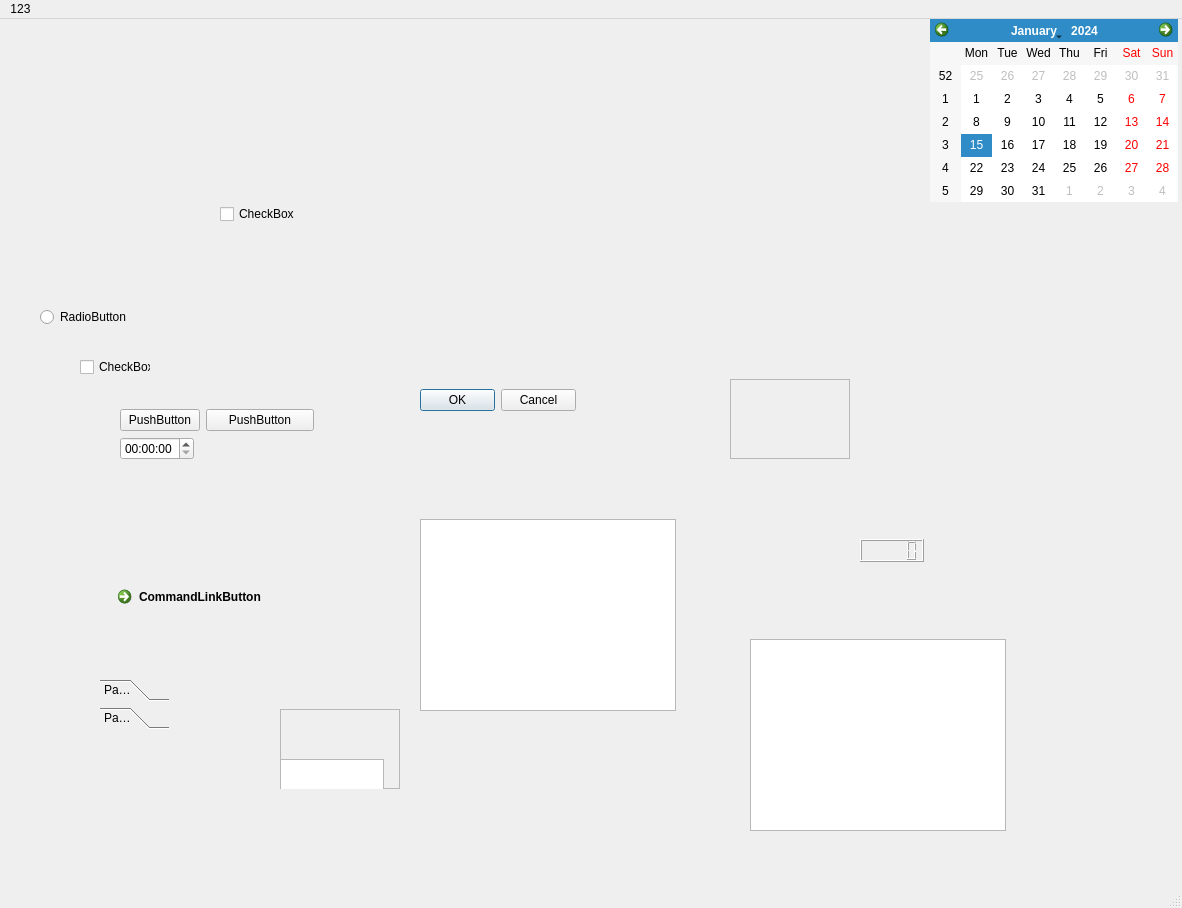
<?xml version="1.0" encoding="UTF-8"?>
<ui version="4.0">
 <class>MainWindow</class>
 <widget class="QMainWindow" name="MainWindow">
  <property name="geometry">
   <rect>
    <x>0</x>
    <y>0</y>
    <width>1182</width>
    <height>908</height>
   </rect>
  </property>
  <property name="windowTitle">
   <string>MainWindow</string>
  </property>
  <widget class="QWidget" name="centralwidget">
   <widget class="QListView" name="listView">
    <property name="geometry">
     <rect>
      <x>420</x>
      <y>500</y>
      <width>256</width>
      <height>192</height>
     </rect>
    </property>
   </widget>
   <widget class="QToolBox" name="toolBox">
    <property name="geometry">
     <rect>
      <x>100</x>
      <y>660</y>
      <width>69</width>
      <height>121</height>
     </rect>
    </property>
    <property name="currentIndex">
     <number>1</number>
    </property>
    <widget class="QWidget" name="page">
     <property name="geometry">
      <rect>
       <x>0</x>
       <y>0</y>
       <width>69</width>
       <height>63</height>
      </rect>
     </property>
     <attribute name="label">
      <string>Page 1</string>
     </attribute>
    </widget>
    <widget class="QWidget" name="page_2">
     <property name="geometry">
      <rect>
       <x>0</x>
       <y>0</y>
       <width>69</width>
       <height>63</height>
      </rect>
     </property>
     <attribute name="label">
      <string>Page 2</string>
     </attribute>
    </widget>
   </widget>
   <widget class="QScrollArea" name="scrollArea">
    <property name="geometry">
     <rect>
      <x>730</x>
      <y>360</y>
      <width>120</width>
      <height>80</height>
     </rect>
    </property>
    <property name="widgetResizable">
     <bool>true</bool>
    </property>
    <widget class="QWidget" name="scrollAreaWidgetContents">
     <property name="geometry">
      <rect>
       <x>0</x>
       <y>0</y>
       <width>118</width>
       <height>78</height>
      </rect>
     </property>
    </widget>
   </widget>
   <widget class="QCalendarWidget" name="calendarWidget">
    <property name="geometry">
     <rect>
      <x>930</x>
      <y>0</y>
      <width>248</width>
      <height>183</height>
     </rect>
    </property>
   </widget>
   <widget class="QLCDNumber" name="lcdNumber">
    <property name="geometry">
     <rect>
      <x>860</x>
      <y>520</y>
      <width>64</width>
      <height>23</height>
     </rect>
    </property>
   </widget>
   <widget class="QFrame" name="frame">
    <property name="geometry">
     <rect>
      <x>280</x>
      <y>690</y>
      <width>120</width>
      <height>80</height>
     </rect>
    </property>
    <property name="frameShape">
     <enum>QFrame::StyledPanel</enum>
    </property>
    <property name="frameShadow">
     <enum>QFrame::Raised</enum>
    </property>
    <widget class="QPlainTextEdit" name="plainTextEdit">
     <property name="geometry">
      <rect>
       <x>0</x>
       <y>50</y>
       <width>104</width>
       <height>71</height>
      </rect>
     </property>
    </widget>
   </widget>
   <widget class="QWidget" name="gridLayoutWidget">
    <property name="geometry">
     <rect>
      <x>220</x>
      <y>80</y>
      <width>331</width>
      <height>231</height>
     </rect>
    </property>
    <layout class="QGridLayout" name="gridLayout">
     <item row="6" column="0">
      <widget class="QCheckBox" name="checkBox">
       <property name="text">
        <string>CheckBox</string>
       </property>
      </widget>
     </item>
     <item row="3" column="0">
      <layout class="QHBoxLayout" name="horizontalLayout"/>
     </item>
    </layout>
   </widget>
   <widget class="QWidget" name="formLayoutWidget">
    <property name="geometry">
     <rect>
      <x>120</x>
      <y>390</y>
      <width>194</width>
      <height>80</height>
     </rect>
    </property>
    <layout class="QFormLayout" name="formLayout">
     <item row="0" column="0">
      <widget class="QPushButton" name="pushButton_2">
       <property name="text">
        <string>PushButton</string>
       </property>
      </widget>
     </item>
     <item row="0" column="1">
      <widget class="QPushButton" name="pushButton">
       <property name="text">
        <string>PushButton</string>
       </property>
      </widget>
     </item>
     <item row="1" column="0">
      <widget class="QTimeEdit" name="timeEdit"/>
     </item>
    </layout>
   </widget>
   <widget class="QRadioButton" name="radioButton">
    <property name="geometry">
     <rect>
      <x>40</x>
      <y>290</y>
      <width>89</width>
      <height>16</height>
     </rect>
    </property>
    <property name="text">
     <string>RadioButton</string>
    </property>
   </widget>
   <widget class="QCheckBox" name="checkBox_2">
    <property name="geometry">
     <rect>
      <x>80</x>
      <y>340</y>
      <width>71</width>
      <height>16</height>
     </rect>
    </property>
    <property name="text">
     <string>CheckBox</string>
    </property>
   </widget>
   <widget class="QCommandLinkButton" name="commandLinkButton">
    <property name="geometry">
     <rect>
      <x>110</x>
      <y>560</y>
      <width>186</width>
      <height>41</height>
     </rect>
    </property>
    <property name="text">
     <string>CommandLinkButton</string>
    </property>
   </widget>
   <widget class="QDialogButtonBox" name="buttonBox">
    <property name="geometry">
     <rect>
      <x>420</x>
      <y>370</y>
      <width>156</width>
      <height>23</height>
     </rect>
    </property>
    <property name="standardButtons">
     <set>QDialogButtonBox::Cancel|QDialogButtonBox::Ok</set>
    </property>
   </widget>
   <widget class="QGraphicsView" name="graphicsView">
    <property name="geometry">
     <rect>
      <x>750</x>
      <y>620</y>
      <width>256</width>
      <height>192</height>
     </rect>
    </property>
   </widget>
  </widget>
  <widget class="QMenuBar" name="menubar">
   <property name="geometry">
    <rect>
     <x>0</x>
     <y>0</y>
     <width>1182</width>
     <height>22</height>
    </rect>
   </property>
   <widget class="QMenu" name="menu123">
    <property name="title">
     <string>123</string>
    </property>
    <addaction name="action456"/>
   </widget>
   <addaction name="menu123"/>
  </widget>
  <widget class="QStatusBar" name="statusbar"/>
  <action name="action456">
   <property name="text">
    <string>456</string>
   </property>
  </action>
 </widget>
 <resources/>
 <connections/>
</ui>
